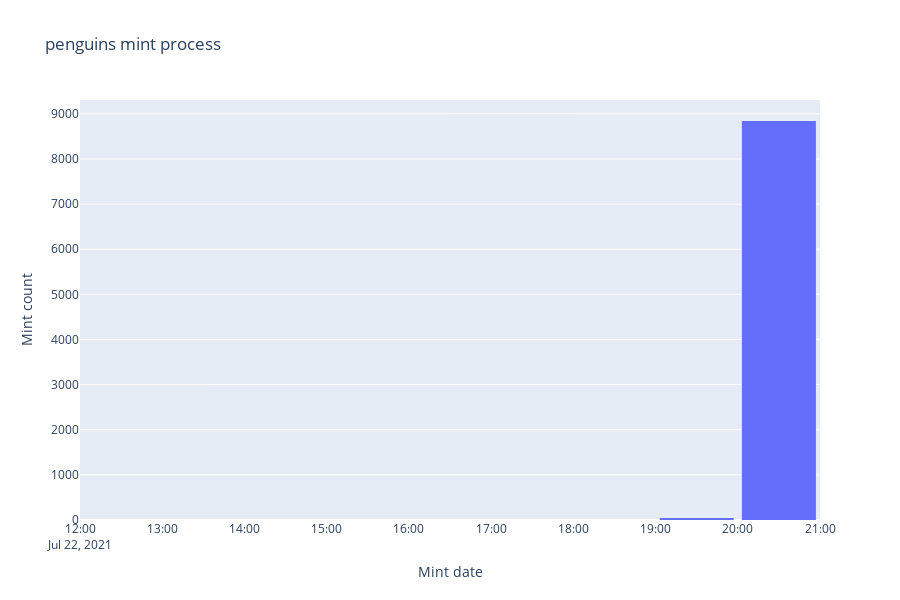

The notebook cell saved with this chart:
### Code cell
fig = go.Figure()
fig.add_trace(go.Histogram(x=penguins[penguins['orderKind']== 'mint']['timestamp'],nbinsx= 10))
fig.update_layout(title_text = "penguins mint process", 
                  width =900, height = 600, bargap= 0.1,
                  xaxis_title_text='Mint date', yaxis_title_text='Mint count',
                  barmode = 'stack'
                  )
fig.show()

### Figure 1 — Plotly figure (JSON) as saved in the notebook; plotly's stock layout.template omitted (floating-point values rounded to 4 significant figures; data arrays with more than 128 entries replaced by an {"elided": "..."} marker saying what was removed)
{"data": [{"nbinsx": 10, "type": "histogram", "x": {"elided": "8888 str values"}}], "layout": {"bargap": 0.1, "barmode": "stack", "height": 600, "title": {"text": "penguins mint process"}, "width": 900, "xaxis": {"title": {"text": "Mint date"}}, "yaxis": {"title": {"text": "Mint count"}}}}
